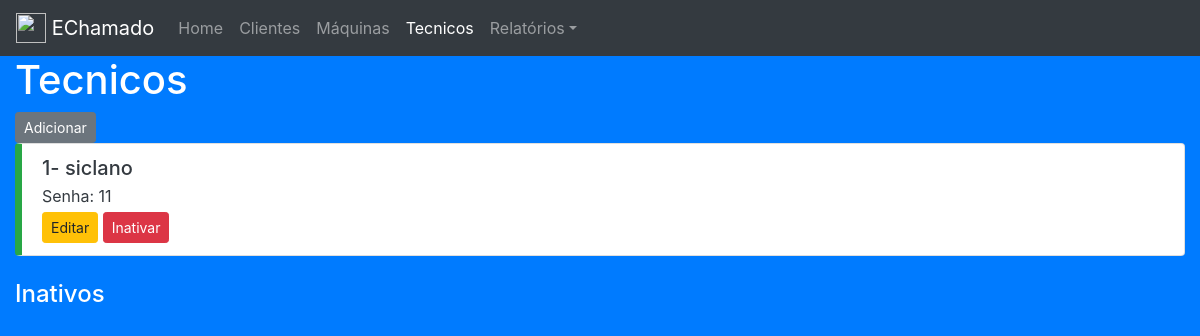
Page /admTecnico.php (signed in) on the earlier database version.
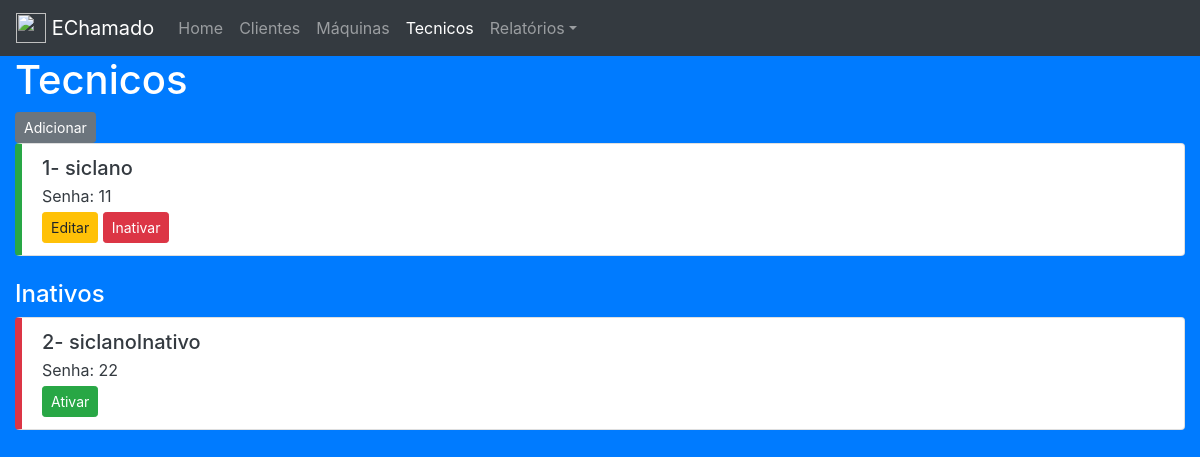
Same page on the later database version.
### tables this page shows
CREATE TABLE tecnico (
    id INTEGER AUTO_INCREMENT PRIMARY KEY,
    nome VARCHAR(50) NOT NULL,
    senha VARCHAR(5) NOT NULL,
    ativo BOOLEAN NOT NULL DEFAULT 1
) CHARSET=utf8;

### admTecnico.php (the view, shortened to what this page needs)
<?php
require_once 'conect.php';
?>
<body id="fundo">
<div class="container-fluid">
    <div class="row">
        <div class="col-sm-12" id="menu">
            <nav class="navbar navbar-expand-lg navbar-dark bg-dark">
                <a class="navbar-brand" href="pAdmin.php"><img src="https://img.icons8.com/color/48/000000/technical-support.png" width="30" height="30" class="d-inline-block align-top" alt="" loading="lazy"> EChamado</a>
                <div class="collapse navbar-collapse" id="navbarNav">
                    <ul class="navbar-nav">
                        <li class="nav-item"><a class="nav-link" href="pAdmin.php">Home</a></li>
                        <li class="nav-item"><a class="nav-link" href="admCliente.php">Clientes</a></li>
                        <li class="nav-item"><a class="nav-link" href="admMaquina.php">Máquinas</a></li>
                        <li class="nav-item active"><a class="nav-link" href="admTecnico.php">Tecnicos</a></li>
                        <li class="nav-item dropdown">
                            <a class="nav-link dropdown-toggle" href="#" id="relatorios" role="button" data-toggle="dropdown" aria-haspopup="true" aria-expanded="false">Relatórios</a>
                        </li>
                    </ul>
                </div>
            </nav>
        </div>
    </div>
    <div class="row">
        <div class="col-sm-12">
            <h1>Tecnicos</h1>
            <a class="btn btn-secondary btn-sm" href="addTecnico.php">Adicionar</a>
            <div class="list-group">
                <?php
                    $r = $db->query("SELECT * FROM tecnico WHERE ativo=1 ORDER BY nome");
                    $linhas = $r->fetchAll(PDO::FETCH_ASSOC);
                    foreach($linhas as $l) {
                        echo "
                            <li class='list-group-item' id='item1'>
                                <div class='d-flex w-100 justify-content-between'>
                                    <h5 class='mb-1'>".$l['id']."- ".$l['nome']."</h5>
                                </div>
                                <p class='mb-1'>Senha: ".$l['senha']."</p>
                                <a class='btn btn-warning btn-sm' href='edTecnico.php?id=".base64_encode($l['id'])."'>Editar</a>
                                <a class='btn btn-danger btn-sm' href='inativarTecnico.php?id=".base64_encode($l['id'])."'>Inativar</a>
                            </li>
                        ";
                    }
                ?>
            </div>
            <br>
            <h4>Inativos</h4>
            <div class="list-group">
                <?php
                    $r = $db->query("SELECT * FROM tecnico WHERE ativo=0 ORDER BY nome");
                    $linhas = $r->fetchAll(PDO::FETCH_ASSOC);
                    foreach($linhas as $l) {
                        echo "
                            <li class='list-group-item' id='item2'>
                                <div class='d-flex w-100 justify-content-between'>
                                    <h5 class='mb-1'>".$l['id']."- ".$l['nome']."</h5>
                                </div>
                                <p class='mb-1'>Senha: ".$l['senha']."</p>
                                <a class='btn btn-success btn-sm' href='ativarTecnico.php?id=".base64_encode($l['id'])."'>Ativar</a>
                            </li>
                        ";
                    }
                ?>
            </div>
        </div>
    </div>
</div>
</body>
</html>

### conect.php (shortened to what this page needs)
<!doctype html>
<html lang="pt-br">
<head>
    <link rel="stylesheet" href="https://stackpath.bootstrapcdn.com/bootstrap/4.5.0/css/bootstrap.min.css">
    <link rel="stylesheet" href="estilo.css">
</head>

### estilo.css (style rules this page uses)
#fundo { background-color: #007BFF; color: white; }
#menu { padding: 0%; }
#item1 { color: #343A40; border-left: solid 7px #28A745; }
#item2 { color: #343A40; border-left: solid 7px #DC3545; }

Differences in the rows shown:
added tecnico: id "2", nome "siclanoInativo", senha "22", shown under "Inativos"
